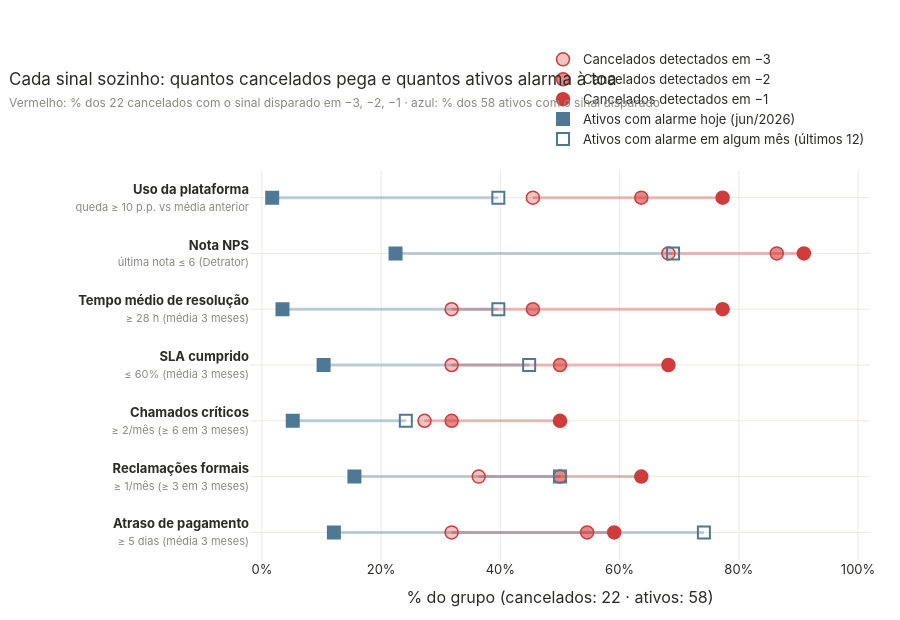

The notebook cell this image was saved under:
### Markdown cell above
## 3. Limiar e alarme falso

### Code cell
# limiares redondos; vários foram escolhidos olhando as distribuições (ver ressalvas)
LIMIARES = {
    "uso":         Limiar("uso", MELHOR["uso"], -10, "queda ≥ 10 p.p. vs média anterior"),
    "tempo":       Limiar("tempo", MELHOR["tempo"], 28, "≥ 28 h (média 3 meses)"),
    "sla":         Limiar("sla", MELHOR["sla"], 60, "≤ 60% (média 3 meses)"),
    "criticos":    Limiar("criticos", MELHOR["criticos"], 2, "≥ 2/mês (≥ 6 em 3 meses)"),
    "reclamacoes": Limiar("reclamacoes", MELHOR["reclamacoes"], 1, "≥ 1/mês (≥ 3 em 3 meses)"),
    "atraso":      Limiar("atraso", MELHOR["atraso"], 5, "≥ 5 dias (média 3 meses)"),
    "nps":         Limiar("nps", MELHOR["nps"], 6, "última nota ≤ 6 (Detrator)"),
}
assert MELHOR["uso"] == "variacao" and all(MELHOR[s] == "nivel" for s in SINAIS if s != "uso")
H = historico(d, LIMIARES, KS, valores=V)

linhas = []
for s in SINAIS:
    r = desempenho(H, H[s] & H.tem_dados)
    ant = antecedencia_alerta(H, H[s] & H.tem_dados)
    linhas.append(dict(sinal=s, **r, ant_mediana=ant[ST == "Cancelou"][lambda x: x > 0].median()))
TAB = pd.DataFrame(linhas).set_index("sinal").loc[ORDEM]

fig = go.Figure()
ylab = [f"<b>{ROT[s]}</b><br><span style='font-size:11px;color:{CINZA}'>{LIMIARES[s].texto()}</span>" for s in ORDEM]
for s, y in zip(ORDEM, ylab):
    xs = [100 * TAB.loc[s, f"canc_k{k}"] / N_CANC for k in (3, 2, 1)]
    fig.add_trace(go.Scatter(x=xs, y=[y] * 3, mode="lines", line=dict(color=rgba(CORES["Cancelou"], 0.35), width=3),
                             hoverinfo="skip", showlegend=False))
    xa = [100 * TAB.loc[s, "ativos_hoje"] / N_ATIV, 100 * TAB.loc[s, "ativos_algum_mes"] / N_ATIV]
    fig.add_trace(go.Scatter(x=xa, y=[y] * 2, mode="lines", line=dict(color=rgba(CORES["Ativo"], 0.35), width=3),
                             hoverinfo="skip", showlegend=False))
for k, a in [(3, 0.3), (2, 0.6), (1, 1.0)]:
    n = TAB[f"canc_k{k}"]
    fig.add_trace(go.Scatter(x=100 * n / N_CANC, y=ylab, mode="markers", name=f"Cancelados detectados em −{k}",
                             marker=dict(size=13, color=rgba(CORES["Cancelou"], a), line=dict(color=CORES["Cancelou"], width=1.5)),
                             customdata=np.c_[n, [ROT[s] for s in ORDEM]],
                             hovertemplate=f"<b>%{{customdata[1]}}</b><br>Detecta %{{customdata[0]}} de 22 cancelados (%{{x:.0f}}%) no mês −{k}<extra></extra>"))
for col, nome, simb in [("ativos_hoje", "Ativos com alarme hoje (jun/2026)", "square"),
                        ("ativos_algum_mes", "Ativos com alarme em algum mês (últimos 12)", "square-open")]:
    n = TAB[col]
    fig.add_trace(go.Scatter(x=100 * n / N_ATIV, y=ylab, mode="markers", name=nome,
                             marker=dict(size=12, symbol=simb, color=CORES["Ativo"], line=dict(color=CORES["Ativo"], width=2)),
                             customdata=np.c_[n, [ROT[s] for s in ORDEM]],
                             hovertemplate=f"<b>%{{customdata[1]}}</b><br>{nome}: %{{customdata[0]}} de 58 (%{{x:.0f}}%)<extra></extra>"))
fig.update_xaxes(range=[-2, 102], ticksuffix="%", title_text="% do grupo (cancelados: 22 · ativos: 58)")
fig.update_yaxes(autorange="reversed")
fig.update_layout(height=620, margin=dict(l=250, t=170), legend=dict(y=1.04),
                  title="Cada sinal sozinho: quantos cancelados pega e quantos ativos alarma à toa"
                        + sub("Vermelho: % dos 22 cancelados com o sinal disparado em −3, −2, −1 · azul: % dos 58 ativos com o sinal disparado"))
fig.show()

### Figure 1 — Plotly figure (JSON) as saved in the notebook; plotly's stock layout.template omitted (floating-point values rounded to 4 significant figures)
{"data": [{"hoverinfo": "skip", "line": {"color": "rgba(208,59,59,0.35)", "width": 3}, "mode": "lines", "showlegend": false, "type": "scatter", "x": [45.45, 63.64, 77.27], "y": ["<b>Uso da plataforma</b><br><span style='font-size:11px;color:#8a8984'>queda ≥ 10 p.p. vs média anterior</span>", "<b>Uso da plataforma</b><br><span style='font-size:11px;color:#8a8984'>queda ≥ 10 p.p. vs média anterior</span>", "<b>Uso da plataforma</b><br><span style='font-size:11px;color:#8a8984'>queda ≥ 10 p.p. vs média anterior</span>"]}, {"hoverinfo": "skip", "line": {"color": "rgba(78,120,150,0.35)", "width": 3}, "mode": "lines", "showlegend": false, "type": "scatter", "x": [1.724, 39.66], "y": ["<b>Uso da plataforma</b><br><span style='font-size:11px;color:#8a8984'>queda ≥ 10 p.p. vs média anterior</span>", "<b>Uso da plataforma</b><br><span style='font-size:11px;color:#8a8984'>queda ≥ 10 p.p. vs média anterior</span>"]}, {"hoverinfo": "skip", "line": {"color": "rgba(208,59,59,0.35)", "width": 3}, "mode": "lines", "showlegend": false, "type": "scatter", "x": [68.18, 86.36, 90.91], "y": ["<b>Nota NPS</b><br><span style='font-size:11px;color:#8a8984'>última nota ≤ 6 (Detrator)</span>", "<b>Nota NPS</b><br><span style='font-size:11px;color:#8a8984'>última nota ≤ 6 (Detrator)</span>", "<b>Nota NPS</b><br><span style='font-size:11px;color:#8a8984'>última nota ≤ 6 (Detrator)</span>"]}, {"hoverinfo": "skip", "line": {"color": "rgba(78,120,150,0.35)", "width": 3}, "mode": "lines", "showlegend": false, "type": "scatter", "x": [22.41, 68.97], "y": ["<b>Nota NPS</b><br><span style='font-size:11px;color:#8a8984'>última nota ≤ 6 (Detrator)</span>", "<b>Nota NPS</b><br><span style='font-size:11px;color:#8a8984'>última nota ≤ 6 (Detrator)</span>"]}, {"hoverinfo": "skip", "line": {"color": "rgba(208,59,59,0.35)", "width": 3}, "mode": "lines", "showlegend": false, "type": "scatter", "x": [31.82, 45.45, 77.27], "y": ["<b>Tempo médio de resolução</b><br><span style='font-size:11px;color:#8a8984'>≥ 28 h (média 3 meses)</span>", "<b>Tempo médio de resolução</b><br><span style='font-size:11px;color:#8a8984'>≥ 28 h (média 3 meses)</span>", "<b>Tempo médio de resolução</b><br><span style='font-size:11px;color:#8a8984'>≥ 28 h (média 3 meses)</span>"]}, {"hoverinfo": "skip", "line": {"color": "rgba(78,120,150,0.35)", "width": 3}, "mode": "lines", "showlegend": false, "type": "scatter", "x": [3.448, 39.66], "y": ["<b>Tempo médio de resolução</b><br><span style='font-size:11px;color:#8a8984'>≥ 28 h (média 3 meses)</span>", "<b>Tempo médio de resolução</b><br><span style='font-size:11px;color:#8a8984'>≥ 28 h (média 3 meses)</span>"]}, {"hoverinfo": "skip", "line": {"color": "rgba(208,59,59,0.35)", "width": 3}, "mode": "lines", "showlegend": false, "type": "scatter", "x": [31.82, 50.0, 68.18], "y": ["<b>SLA cumprido</b><br><span style='font-size:11px;color:#8a8984'>≤ 60% (média 3 meses)</span>", "<b>SLA cumprido</b><br><span style='font-size:11px;color:#8a8984'>≤ 60% (média 3 meses)</span>", "<b>SLA cumprido</b><br><span style='font-size:11px;color:#8a8984'>≤ 60% (média 3 meses)</span>"]}, {"hoverinfo": "skip", "line": {"color": "rgba(78,120,150,0.35)", "width": 3}, "mode": "lines", "showlegend": false, "type": "scatter", "x": [10.34, 44.83], "y": ["<b>SLA cumprido</b><br><span style='font-size:11px;color:#8a8984'>≤ 60% (média 3 meses)</span>", "<b>SLA cumprido</b><br><span style='font-size:11px;color:#8a8984'>≤ 60% (média 3 meses)</span>"]}, {"hoverinfo": "skip", "line": {"color": "rgba(208,59,59,0.35)", "width": 3}, "mode": "lines", "showlegend": false, "type": "scatter", "x": [27.27, 31.82, 50.0], "y": ["<b>Chamados críticos</b><br><span style='font-size:11px;color:#8a8984'>≥ 2/mês (≥ 6 em 3 meses)</span>", "<b>Chamados críticos</b><br><span style='font-size:11px;color:#8a8984'>≥ 2/mês (≥ 6 em 3 meses)</span>", "<b>Chamados críticos</b><br><span style='font-size:11px;color:#8a8984'>≥ 2/mês (≥ 6 em 3 meses)</span>"]}, {"hoverinfo": "skip", "line": {"color": "rgba(78,120,150,0.35)", "width": 3}, "mode": "lines", "showlegend": false, "type": "scatter", "x": [5.172, 24.14], "y": ["<b>Chamados críticos</b><br><span style='font-size:11px;color:#8a8984'>≥ 2/mês (≥ 6 em 3 meses)</span>", "<b>Chamados críticos</b><br><span style='font-size:11px;color:#8a8984'>≥ 2/mês (≥ 6 em 3 meses)</span>"]}, {"hoverinfo": "skip", "line": {"color": "rgba(208,59,59,0.35)", "width": 3}, "mode": "lines", "showlegend": false, "type": "scatter", "x": [36.36, 50.0, 63.64], "y": ["<b>Reclamações formais</b><br><span style='font-size:11px;color:#8a8984'>≥ 1/mês (≥ 3 em 3 meses)</span>", "<b>Reclamações formais</b><br><span style='font-size:11px;color:#8a8984'>≥ 1/mês (≥ 3 em 3 meses)</span>", "<b>Reclamações formais</b><br><span style='font-size:11px;color:#8a8984'>≥ 1/mês (≥ 3 em 3 meses)</span>"]}, {"hoverinfo": "skip", "line": {"color": "rgba(78,120,150,0.35)", "width": 3}, "mode": "lines", "showlegend": false, "type": "scatter", "x": [15.52, 50.0], "y": ["<b>Reclamações formais</b><br><span style='font-size:11px;color:#8a8984'>≥ 1/mês (≥ 3 em 3 meses)</span>", "<b>Reclamações formais</b><br><span style='font-size:11px;color:#8a8984'>≥ 1/mês (≥ 3 em 3 meses)</span>"]}, {"hoverinfo": "skip", "line": {"color": "rgba(208,59,59,0.35)", "width": 3}, "mode": "lines", "showlegend": false, "type": "scatter", "x": [31.82, 54.55, 59.09], "y": ["<b>Atraso de pagamento</b><br><span style='font-size:11px;color:#8a8984'>≥ 5 dias (média 3 meses)</span>", "<b>Atraso de pagamento</b><br><span style='font-size:11px;color:#8a8984'>≥ 5 dias (média 3 meses)</span>", "<b>Atraso de pagamento</b><br><span style='font-size:11px;color:#8a8984'>≥ 5 dias (média 3 meses)</span>"]}, {"hoverinfo": "skip", "line": {"color": "rgba(78,120,150,0.35)", "width": 3}, "mode": "lines", "showlegend": false, "type": "scatter", "x": [12.07, 74.14], "y": ["<b>Atraso de pagamento</b><br><span style='font-size:11px;color:#8a8984'>≥ 5 dias (média 3 meses)</span>", "<b>Atraso de pagamento</b><br><span style='font-size:11px;color:#8a8984'>≥ 5 dias (média 3 meses)</span>"]}, {"customdata": [["10", "Uso da plataforma"], ["15", "Nota NPS"], ["7", "Tempo médio de resolução"], ["7", "SLA cumprido"], ["6", "Chamados críticos"], ["8", "Reclamações formais"], ["7", "Atraso de pagamento"]], "hovertemplate": "<b>%{customdata[1]}</b><br>Detecta %{customdata[0]} de 22 cancelados (%{x:.0f}%) no mês −3<extra></extra>", "marker": {"color": "rgba(208,59,59,0.3)", "line": {"color": "#d03b3b", "width": 1.5}, "size": 13}, "mode": "markers", "name": "Cancelados detectados em −3", "type": "scatter", "x": [45.45, 68.18, 31.82, 31.82, 27.27, 36.36, 31.82], "y": ["<b>Uso da plataforma</b><br><span style='font-size:11px;color:#8a8984'>queda ≥ 10 p.p. vs média anterior</span>", "<b>Nota NPS</b><br><span style='font-size:11px;color:#8a8984'>última nota ≤ 6 (Detrator)</span>", "<b>Tempo médio de resolução</b><br><span style='font-size:11px;color:#8a8984'>≥ 28 h (média 3 meses)</span>", "<b>SLA cumprido</b><br><span style='font-size:11px;color:#8a8984'>≤ 60% (média 3 meses)</span>", "<b>Chamados críticos</b><br><span style='font-size:11px;color:#8a8984'>≥ 2/mês (≥ 6 em 3 meses)</span>", "<b>Reclamações formais</b><br><span style='font-size:11px;color:#8a8984'>≥ 1/mês (≥ 3 em 3 meses)</span>", "<b>Atraso de pagamento</b><br><span style='font-size:11px;color:#8a8984'>≥ 5 dias (média 3 meses)</span>"]}, {"customdata": [["14", "Uso da plataforma"], ["19", "Nota NPS"], ["10", "Tempo médio de resolução"], ["11", "SLA cumprido"], ["7", "Chamados críticos"], ["11", "Reclamações formais"], ["12", "Atraso de pagamento"]], "hovertemplate": "<b>%{customdata[1]}</b><br>Detecta %{customdata[0]} de 22 cancelados (%{x:.0f}%) no mês −2<extra></extra>", "marker": {"color": "rgba(208,59,59,0.6)", "line": {"color": "#d03b3b", "width": 1.5}, "size": 13}, "mode": "markers", "name": "Cancelados detectados em −2", "type": "scatter", "x": [63.64, 86.36, 45.45, 50.0, 31.82, 50.0, 54.55], "y": ["<b>Uso da plataforma</b><br><span style='font-size:11px;color:#8a8984'>queda ≥ 10 p.p. vs média anterior</span>", "<b>Nota NPS</b><br><span style='font-size:11px;color:#8a8984'>última nota ≤ 6 (Detrator)</span>", "<b>Tempo médio de resolução</b><br><span style='font-size:11px;color:#8a8984'>≥ 28 h (média 3 meses)</span>", "<b>SLA cumprido</b><br><span style='font-size:11px;color:#8a8984'>≤ 60% (média 3 meses)</span>", "<b>Chamados críticos</b><br><span style='font-size:11px;color:#8a8984'>≥ 2/mês (≥ 6 em 3 meses)</span>", "<b>Reclamações formais</b><br><span style='font-size:11px;color:#8a8984'>≥ 1/mês (≥ 3 em 3 meses)</span>", "<b>Atraso de pagamento</b><br><span style='font-size:11px;color:#8a8984'>≥ 5 dias (média 3 meses)</span>"]}, {"customdata": [["17", "Uso da plataforma"], ["20", "Nota NPS"], ["17", "Tempo médio de resolução"], ["15", "SLA cumprido"], ["11", "Chamados críticos"], ["14", "Reclamações formais"], ["13", "Atraso de pagamento"]], "hovertemplate": "<b>%{customdata[1]}</b><br>Detecta %{customdata[0]} de 22 cancelados (%{x:.0f}%) no mês −1<extra></extra>", "marker": {"color": "rgba(208,59,59,1.0)", "line": {"color": "#d03b3b", "width": 1.5}, "size": 13}, "mode": "markers", "name": "Cancelados detectados em −1", "type": "scatter", "x": [77.27, 90.91, 77.27, 68.18, 50.0, 63.64, 59.09], "y": ["<b>Uso da plataforma</b><br><span style='font-size:11px;color:#8a8984'>queda ≥ 10 p.p. vs média anterior</span>", "<b>Nota NPS</b><br><span style='font-size:11px;color:#8a8984'>última nota ≤ 6 (Detrator)</span>", "<b>Tempo médio de resolução</b><br><span style='font-size:11px;color:#8a8984'>≥ 28 h (média 3 meses)</span>", "<b>SLA cumprido</b><br><span style='font-size:11px;color:#8a8984'>≤ 60% (média 3 meses)</span>", "<b>Chamados críticos</b><br><span style='font-size:11px;color:#8a8984'>≥ 2/mês (≥ 6 em 3 meses)</span>", "<b>Reclamações formais</b><br><span style='font-size:11px;color:#8a8984'>≥ 1/mês (≥ 3 em 3 meses)</span>", "<b>Atraso de pagamento</b><br><span style='font-size:11px;color:#8a8984'>≥ 5 dias (média 3 meses)</span>"]}, {"customdata": [["1", "Uso da plataforma"], ["13", "Nota NPS"], ["2", "Tempo médio de resolução"], ["6", "SLA cumprido"], ["3", "Chamados críticos"], ["9", "Reclamações formais"], ["7", "Atraso de pagamento"]], "hovertemplate": "<b>%{customdata[1]}</b><br>Ativos com alarme hoje (jun/2026): %{customdata[0]} de 58 (%{x:.0f}%)<extra></extra>", "marker": {"color": "#4e7896", "line": {"color": "#4e7896", "width": 2}, "size": 12, "symbol": "square"}, "mode": "markers", "name": "Ativos com alarme hoje (jun/2026)", "type": "scatter", "x": [1.724, 22.41, 3.448, 10.34, 5.172, 15.52, 12.07], "y": ["<b>Uso da plataforma</b><br><span style='font-size:11px;color:#8a8984'>queda ≥ 10 p.p. vs média anterior</span>", "<b>Nota NPS</b><br><span style='font-size:11px;color:#8a8984'>última nota ≤ 6 (Detrator)</span>", "<b>Tempo médio de resolução</b><br><span style='font-size:11px;color:#8a8984'>≥ 28 h (média 3 meses)</span>", "<b>SLA cumprido</b><br><span style='font-size:11px;color:#8a8984'>≤ 60% (média 3 meses)</span>", "<b>Chamados críticos</b><br><span style='font-size:11px;color:#8a8984'>≥ 2/mês (≥ 6 em 3 meses)</span>", "<b>Reclamações formais</b><br><span style='font-size:11px;color:#8a8984'>≥ 1/mês (≥ 3 em 3 meses)</span>", "<b>Atraso de pagamento</b><br><span style='font-size:11px;color:#8a8984'>≥ 5 dias (média 3 meses)</span>"]}, {"customdata": [["23", "Uso da plataforma"], ["40", "Nota NPS"], ["23", "Tempo médio de resolução"], ["26", "SLA cumprido"], ["14", "Chamados críticos"], ["29", "Reclamações formais"], ["43", "Atraso de pagamento"]], "hovertemplate": "<b>%{customdata[1]}</b><br>Ativos com alarme em algum mês (últimos 12): %{customdata[0]} de 58 (%{x:.0f}%)<extra></extra>", "marker": {"color": "#4e7896", "line": {"color": "#4e7896", "width": 2}, "size": 12, "symbol": "square-open"}, "mode": "markers", "name": "Ativos com alarme em algum mês (últimos 12)", "type": "scatter", "x": [39.66, 68.97, 39.66, 44.83, 24.14, 50.0, 74.14], "y": ["<b>Uso da plataforma</b><br><span style='font-size:11px;color:#8a8984'>queda ≥ 10 p.p. vs média anterior</span>", "<b>Nota NPS</b><br><span style='font-size:11px;color:#8a8984'>última nota ≤ 6 (Detrator)</span>", "<b>Tempo médio de resolução</b><br><span style='font-size:11px;color:#8a8984'>≥ 28 h (média 3 meses)</span>", "<b>SLA cumprido</b><br><span style='font-size:11px;color:#8a8984'>≤ 60% (média 3 meses)</span>", "<b>Chamados críticos</b><br><span style='font-size:11px;color:#8a8984'>≥ 2/mês (≥ 6 em 3 meses)</span>", "<b>Reclamações formais</b><br><span style='font-size:11px;color:#8a8984'>≥ 1/mês (≥ 3 em 3 meses)</span>", "<b>Atraso de pagamento</b><br><span style='font-size:11px;color:#8a8984'>≥ 5 dias (média 3 meses)</span>"]}], "layout": {"height": 620, "legend": {"y": 1.04}, "margin": {"l": 250, "t": 170}, "title": {"text": "Cada sinal sozinho: quantos cancelados pega e quantos ativos alarma à toa<br><span style='font-size:12px;color:#8a8984'>Vermelho: % dos 22 cancelados com o sinal disparado em −3, −2, −1 · azul: % dos 58 ativos com o sinal disparado</span>"}, "xaxis": {"range": [-2, 102], "ticksuffix": "%", "title": {"text": "% do grupo (cancelados: 22 · ativos: 58)"}}, "yaxis": {"autorange": "reversed"}}}
